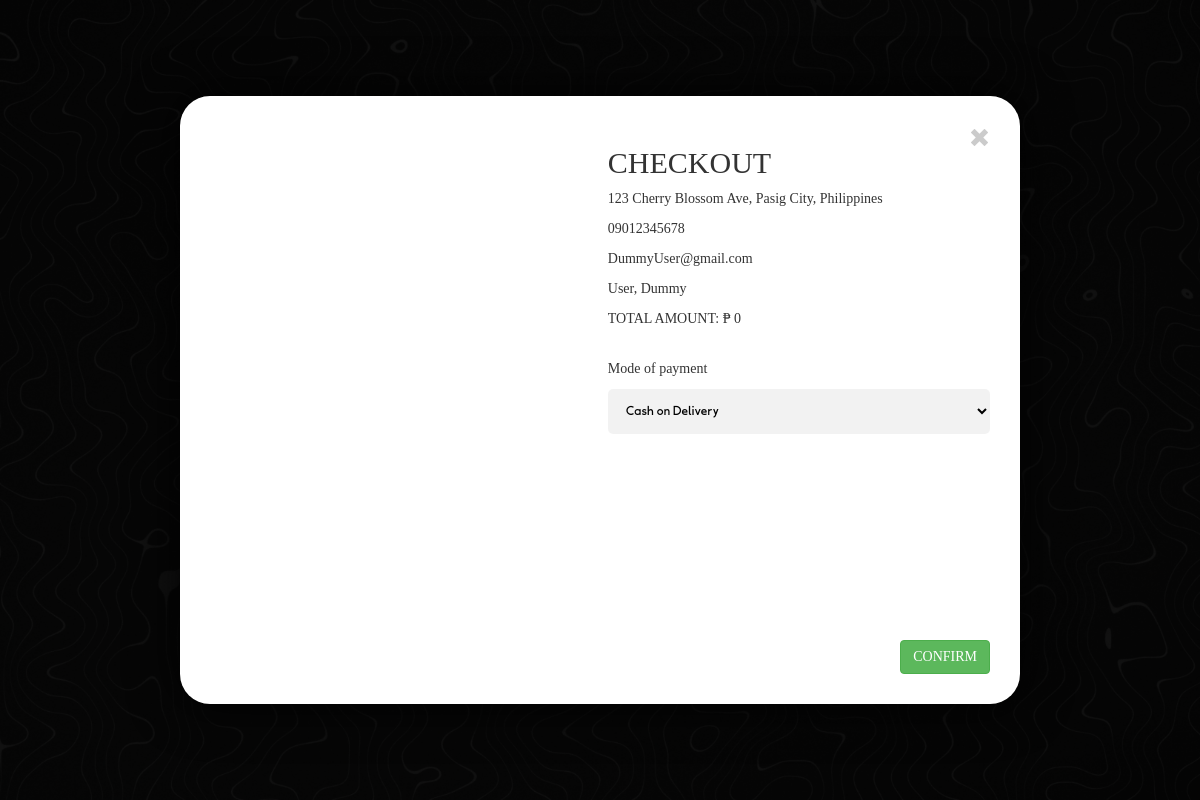
The app's page /pages/checkOut.php (signed in) with its own data.
### tables this page shows
CREATE TABLE `profile` (
  `user_id` int(11) NOT NULL,
  `username` varchar(50) NOT NULL,
  `password` varchar(200) NOT NULL,
  `firstName` varchar(200) NOT NULL,
  `lastName` varchar(200) NOT NULL,
  `email` varchar(200) NOT NULL,
  `mobile` varchar(200) NOT NULL,
  `address` varchar(200) NOT NULL,
  `role` enum('user','admin') NOT NULL DEFAULT 'user'
);

### pages/checkOut.php (the view, shortened to what this page needs)
<?php
$servername = "localhost";
$username = "root";
$password = "";
$dbname = "onlinestore";
$conn = new mysqli($servername, $username, $password, $dbname);
$totalAmount = 0;
$sql = "SELECT * FROM profile WHERE user_id = '$_SESSION[user_id]'";
$result = $conn->query($sql);
while ($row = $result->fetch_assoc()) {
  $firstName = $row["firstName"];
  $lastName = $row["lastName"];
  $email = $row["email"];
  $num = $row["mobile"];
  $address = $row["address"];
}
?>
<!DOCTYPE html>
<html lang="en">
<head>
    <link rel="stylesheet" href="../css/style.css">
    <link rel="stylesheet" href="https://maxcdn.bootstrapcdn.com/bootstrap/3.4.1/css/bootstrap.min.css">
</head>
<body style="background-color: rgb(10, 10, 10);">
    <div class="bodyholder login" style="background-image: url('../assets/Images/WebBackground3.png');">
    <div id="checkOutModal" style="position:fixed; height: 100vh; width: 100vw; z-index: 100; display:block;">
        <div style="height: 100%; width: 100%;padding: 8% 15%;">
            <div style="position: relative; height: 100%; width: 100%; background-color: white; border-radius: 30px; box-shadow: 0px 0px 50px rgba(0, 0, 0, 1);">
                <a onclick="location.href = 'cart.php';" type="button" class="close" style="position: absolute; right: 30px; top: 30px;" aria-label="Close">
                    <span class="glyphicon glyphicon-remove" aria-hidden="true"></span>
                </a>
                <div style="display: flex; justify-content: space-between; padding: 30px; height: 100%;">
                    <div style="width: 49%; display: flex; flex-direction: column; justify-content: space-between;">
                    <div class="container table-responsive py-5" style="color: black; font-family: LaachirDeeper !important;font-size: larger; width: 100%;">
                    </div>
                    </div>
                    <div style="width: 49%;">
                        <h2>CHECKOUT</h2>
                        <p><?php echo htmlspecialchars($address) ?></p>
                        <p><?php echo htmlspecialchars($num) ?></p>
                        <p><?php echo htmlspecialchars($email) ?></p>
                        <p><?php echo htmlspecialchars($lastName .', '. $firstName) ?></p>
                        <p>TOTAL AMOUNT: ₱ <?php echo htmlspecialchars($totalAmount) ?><br><br></p>
                        <p>Mode of payment</p>
                        <select onchange="changeMOP()" name="modeOfPayment" id="modeOfPayment" style="background-color: rgba(0,0,0,0.05); color: black; margin-bottom: 10px;">
                            <option value="COD">Cash on Delivery</option>
                        </select>
                    </div>
                </div>
                <button onclick="confirmCheckOut()" type="button" class="btn btn-success" style="position: absolute; right: 30px; bottom: 30px;" aria-label="Save">
                    CONFIRM
                </button>
            </div>
        </div>
    </div>
    </div>
</body>
</html>

### css/style.css (style rules this page uses)
* { margin: 0; padding: 0; box-sizing: border-box; }
html { scroll-behavior: smooth; }
body { font-family: Nord-Medium !important; }
a { text-decoration: none !important; }
.login { background-color: black; background-size: cover; background-position: center; resize: both; background-repeat: no-repeat; display: flex; justify-content: center; align-items: center; width: 100%; min-height: 100vh; }
.formHolder input, textarea, select, option { font-family: LaachirDeeper !important; font-size: larger; width: 100%; padding: 10px 14px; background-color: #00000086; border: none; border-radius: 5px; }

### records on screen
profile: address "123 Cherry Blossom Ave, Pasig City, Philippines", mobile "09012345678", email "DummyUser@gmail.com", lastName+firstName "User, Dummy"

### other values on screen
$totalAmount "0"
